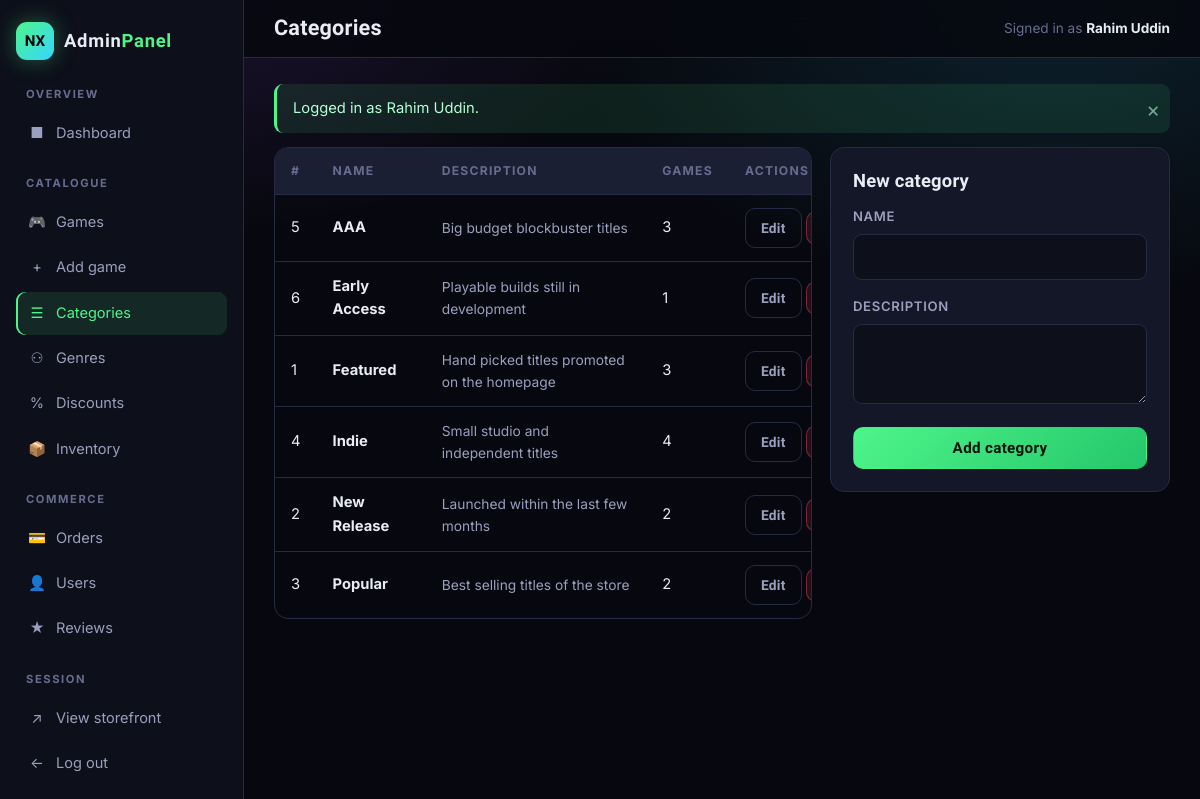
Screenshot of /admin/categories.php (signed in) with the database file from the repository.
### tables this page shows
CREATE TABLE categories (
    category_id   INT AUTO_INCREMENT PRIMARY KEY,
    category_name VARCHAR(50) NOT NULL UNIQUE,
    description   VARCHAR(255) DEFAULT NULL
);

### backend/functions.php (called while the page is built, shortened)
<?php
function e($value) {
    return htmlspecialchars((string)$value, ENT_QUOTES, 'UTF-8');
}
function url($path = '') {
    return BASE_URL . ltrim($path, '/');
}

### admin/categories.php (the view, shortened to what this page needs)
<?php
require_once __DIR__ . '/../backend/functions.php';
$rows = $pdo->query(
    'SELECT c.*, (SELECT COUNT(*) FROM games g WHERE g.category_id = c.category_id) AS game_count
       FROM categories c ORDER BY c.category_name'
)->fetchAll();
require __DIR__ . '/header.php';
?>
<div style="display:grid;grid-template-columns:1fr 340px;gap:18px" class="dash-grid">
  <div class="table-wrap" style="height:fit-content">
    <table class="data">
      <thead><tr><th>#</th><th>Name</th><th>Description</th><th>Games</th><th>Actions</th></tr></thead>
      <tbody>
      <?php foreach ($rows as $r): ?>
        <tr>
          <td><?= (int)$r['category_id'] ?></td>
          <td><strong><?= e($r['category_name']) ?></strong></td>
          <td style="color:var(--text-dim);font-size:.86rem"><?= e($r['description'] ?: '-') ?></td>
          <td><?= (int)$r['game_count'] ?></td>
          <td style="white-space:nowrap">
            <a class="btn btn-ghost btn-sm" href="<?= url('admin/categories.php?edit=' . (int)$r['category_id']) ?>">Edit</a>
            <form class="inline-form" method="post">
              <button class="btn btn-danger btn-sm" data-confirm="Delete <?= e($r['category_name']) ?>?">Delete</button>
            </form>
          </td>
        </tr>
      <?php endforeach; ?>
      </tbody>
    </table>
  </div>
  <?php
    $editing = null;
  ?>
  <form class="panel" method="post" style="height:fit-content">
    <h3><?= $editing ? 'Edit category' : 'New category' ?></h3>
    <div class="form-row">
      <label for="category_name">Name</label>
      <input class="input" type="text" id="category_name" name="category_name" required
             value="<?= e($editing['category_name'] ?? '') ?>">
    </div>
    <div class="form-row">
      <label for="description">Description</label>
      <textarea class="input" id="description" name="description" style="min-height:80px"><?= e($editing['description'] ?? '') ?></textarea>
    </div>
    <button class="btn btn-primary btn-block" type="submit"><?= $editing ? 'Save changes' : 'Add category' ?></button>
  </form>
</div>
<?php require __DIR__ . '/footer.php'; ?>

### css/style.css (style rules this page uses)
:root { --bg: #07080f; --bg-soft: #0d0f1a; --surface: #12142099; --surface-solid: #141727; --surface-2: #1b1f33; --line: #262b45; --text: #e9ebf5; --text-dim: #9aa0bd; --text-faint: #666d8f; --green: #4ef58a; --purple: #a855ff; --blue: #35d6ff; --orange: #ff8a3d; --red: #ff4d6d; --radius: 14px; --radius-sm: 9px; --shadow: 0 18px 45px rgba(0,0,0,.55); --ease: cubic-bezier(.22,.9,.3,1); --display: 'Chakra Petch', 'Segoe UI', system-ui, sans-serif; --body: 'Inter', 'Segoe UI', system-ui, -apple-system, sans-serif; }
* { margin: 0; padding: 0; box-sizing: border-box; }
html { scroll-behavior: smooth; }
body { font-family: var(--body); background: var(--bg); color: var(--text); line-height: 1.6; min-height: 100vh; display: flex; flex-direction: column; background-image: radial-gradient(900px 500px at 12% -8%, rgba(168,85,255,.16), transparent 60%), radial-gradient(800px 480px at 88% 0%, rgba(53,214,255,.12), transparent 62%); background-attachment: fixed; }
a { color: inherit; text-decoration: none; }
input, select, textarea, button { font-family: inherit; font-size: inherit; }
h1, h2, h3, h4 { font-family: var(--display); font-weight: 700; line-height: 1.15; letter-spacing: .01em; }
.btn { display: inline-flex; align-items: center; justify-content: center; gap: 8px; padding: 11px 22px; border: 1px solid transparent; border-radius: 10px; font-family: var(--display); font-weight: 600; font-size: .95rem; letter-spacing: .02em; cursor: pointer; text-align: center; transition: transform .18s var(--ease), box-shadow .22s var(--ease), background .2s var(--ease), border-color .2s var(--ease); }
.btn-sm { padding: 8px 15px; font-size: .86rem; }
.btn-block { width: 100%; }
.btn-primary { background: linear-gradient(135deg, var(--green), #24c76a); color: #04120a; }
.btn-ghost { background: transparent; border-color: var(--line); color: var(--text-dim); }
.btn-danger { background: rgba(255,77,109,.12); border-color: rgba(255,77,109,.4); color: var(--red); }
.panel { background: var(--surface-solid); border: 1px solid var(--line); border-radius: var(--radius); padding: 22px; }
.panel h3 { font-size: 1.15rem; margin-bottom: 14px; }
.form-row { margin-bottom: 16px; }
.form-row label { display: block; margin-bottom: 7px; font-size: .82rem; font-weight: 600; letter-spacing: .05em; text-transform: uppercase; color: var(--text-dim); }
.input, select.input, textarea.input { width: 100%; padding: 12px 14px; background: var(--bg-soft); border: 1px solid var(--line); border-radius: var(--radius-sm); color: var(--text); transition: border-color .2s var(--ease), box-shadow .2s var(--ease); }
textarea.input { resize: vertical; min-height: 110px; }
.table-wrap { overflow-x: auto; border: 1px solid var(--line); border-radius: var(--radius); }
table.data { width: 100%; border-collapse: collapse; min-width: 620px; }
table.data th { padding: 13px 16px; text-align: left; font-size: .76rem; text-transform: uppercase; letter-spacing: .1em; color: var(--text-faint); background: var(--surface-2); border-bottom: 1px solid var(--line); white-space: nowrap; }
table.data td { padding: 13px 16px; border-bottom: 1px solid var(--line); font-size: .92rem; }
table.data tbody tr { transition: background .18s var(--ease); }
table.data tbody tr:last-child td { border-bottom: none; }

### css/admin.css (style rules this page uses)
.inline-form { display: inline-flex; gap: 6px; align-items: center; }

### rows the page displays
categories: category_id "5", category_name "AAA", description "Big budget blockbuster titles", game_count "3"
categories: category_id "6", category_name "Early Access", description "Playable builds still in development", game_count "1"
categories: category_id "1", category_name "Featured", description "Hand picked titles promoted on the homepage", game_count "3"
categories: category_id "4", category_name "Indie", description "Small studio and independent titles", game_count "4"
categories: category_id "2", category_name "New Release", description "Launched within the last few months", game_count "2"
categories: category_id "3", category_name "Popular", description "Best selling titles of the store", game_count "2"

### other values shown
$glyph "■ 🎮 + ☰ ⚇ % 📦 💳 👤 ★"
$label "Dashboard Games Add game Categories Genres Discounts Inventory Orders Users Reviews"
$pageTitle "Categories"
current_user_name() "Rahim Uddin"
$f['message'] "Logged in as Rahim Uddin."
